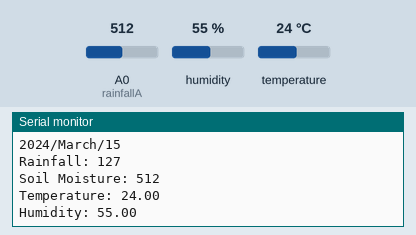
Bench run of a sketch on a simulated ESP8266 (NodeMCU). On the bench: the last lines printed to the serial monitor. The inputs (shaded band) are chosen by the test bench; at power-on: humidity 55 %, A0 (rainfallA) = 512, temperature 24 °C. WiFi joins after 1.5 s; servers stay silent unless stated; the local clock reads 2024-03-15 10:24:30 at power-on unless the sketch sets it.

Above: at 2.7 s.
2.8 s: humidity set to 22 %
5.9 s: A0 (rainfallA) set to 716
At 7.47 s:
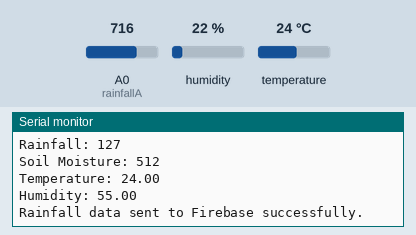
9.0 s: temperature set to 12 °C
At 9.8 s:
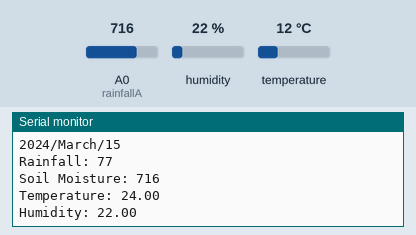
12.1 s: A0 (rainfallA) set to 900
At 13.27 s:
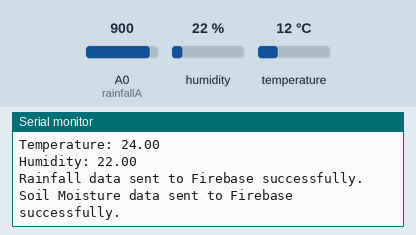
15.2 s: humidity set to 40 %
At 19.07 s:
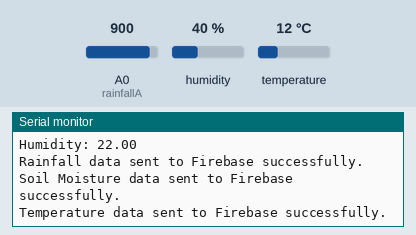
Timing chart, 0 to 19.3 s (numbered marks = the images above; inputs shaded):
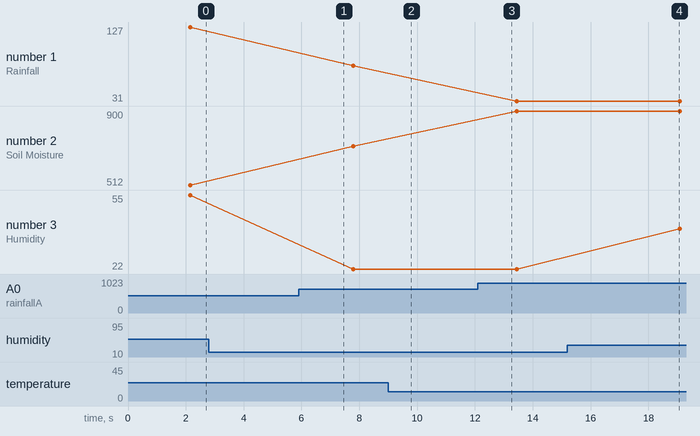

The sketch:

sensor_unit.ino
```cpp
#include <ESP8266Firebase.h> // Firebase Connection
#include <ESP8266WiFi.h>  // Wifi Connectivity
#include <AHTxx.h> // Temperature/ Humidity Sensor AHTB21
#include <Wire.h> // For IC Communication in AHTB21B
#include "time.h" // Date/ Time Library

// Network Configuration
#define FIREBASE_HOST "FIREBASE_PROJECT_URL" // https://XXXXXXX.com
#define FIREBASE_AUTH "FIREBASE API KEY"
#define WIFI_SSID "WIFI SSID"
#define WIFI_PASSWORD "WIFI PASSWORD"

// Rainfall
#define rainfallA A0

// Soil Moisture
#define soilMoistureD 0 //D3 corresponds to GPIO0

// Temperature and Humidity (ASAIR AHTB21)
// PINS: SCL - D1, SDA - D2, GND - GND, VCC - 3V
AHTxx aht10(AHTXX_ADDRESS_X38, AHT1x_SENSOR); //sensor address, sensor type

// Firebase Initialization
Firebase firebase(FIREBASE_HOST);

// NTP Client to get time
const char* ntpServer = "pool.ntp.org";
const long  gmtOffset_sec = 19800; //;  1704047400
const int daylightOffset_sec = 0;
bool isTimeDataRecieved = false;

// Variables to Store Date and Time
char year[6];
char month[12];
char day[3];

void setup() {
  // Serial Communication Initialization
  Serial.begin(115200);

  // AHTB21 Humidity and Temperature Sensor Initialization
  #if defined(ESP8266)
  WiFi.persistent(false);  //disable saving wifi config into SDK flash area
  WiFi.forceSleepBegin();  //disable AP & station by calling "WiFi.mode(WIFI_OFF)" & put modem to sleep
  #endif

  while (aht10.begin() != true)
  {
    Serial.println(F("AHT1x not connected or fail to load calibration coefficient")); //(F()) save string to flash & keeps dynamic memory free
    delay(5000);
  }

  // WiFi Initialization
  WiFi.begin(WIFI_SSID, WIFI_PASSWORD);

  while (WiFi.status() != WL_CONNECTED) {
    delay(500);
    Serial.print(".");
  }
  Serial.println("\nConnected to WiFi");

  // Initialize Time Library
  configTime(gmtOffset_sec, daylightOffset_sec, ntpServer);
}

int getRainfall(){
  float rainfallSensorReading = analogRead(rainfallA);
  int outputRainfallValue = map(rainfallSensorReading, 0, 1023, 255, 0); // map the 10-bit data to 8-bit data
  return outputRainfallValue;
}

int getSoilMoisture(){
  int soilSensorReading = analogRead(soilMoistureD);
  return soilSensorReading;
}

float getTemperature(){
  float temperatureSensorReading = aht10.readTemperature();
  return temperatureSensorReading;
}

float getHumidity(){
  float humiditySensorReading = aht10.readHumidity();
  return humiditySensorReading;
}

void getLocalTime() {
  struct tm timeinfo;

  if (!getLocalTime(&timeinfo)) {
    Serial.println("Failed to obtain time");
    return;
  }

  isTimeDataRecieved = true;

  // Format and print the time
  strftime(year, sizeof(year), "%Y", &timeinfo);
  strftime(month, sizeof(month), "%B", &timeinfo);
  strftime(day, sizeof(day), "%d", &timeinfo);
}

void loop() {

  // Get current time
  getLocalTime();

  // Get Sensor Readings
  int rainfall = getRainfall();
  int soilMoisture = getSoilMoisture();
  float temperature = getTemperature();
  float humidity = getHumidity();

  if(isTimeDataRecieved){
    // Store Rainfall Data in Firebase
    String rainfallPath = "SensorData/Rainfall/" + String(year) + "/" + String(month) + "/" + String(day);

    if (firebase.setInt(rainfallPath, rainfall)) {
      Serial.println("Rainfall data sent to Firebase successfully.");
    } else {
      Serial.print("Failed to send rainfall data to Firebase: ");
    }

    // Store Soil Moisture Data in Firebase
    String soilMoisturePath = "SensorData/SoilMoisture/" + String(year) + "/" + String(month) + "/" + String(day);

    if (firebase.setInt(soilMoisturePath, soilMoisture)) {
      Serial.println("Soil Moisture data sent to Firebase successfully.");
    } else {
      Serial.print("Failed to send Soil Moisture data to Firebase: ");
    }

    // Store Temperature Data in Firebase
    String temperaturePath = "SensorData/Temperature/" + String(year) + "/" + String(month) + "/" + String(day);

    if (firebase.setInt(temperaturePath, temperature)) {
      Serial.println("Temperature data sent to Firebase successfully.");
    } else {
      Serial.print("Failed to send Temperature data to Firebase: ");
    }

    // Store Humidity Data in Firebase
    String humidityPath = "SensorData/Humidity/" + String(year) + "/" + String(month) + "/" + String(day);

    if (firebase.setInt(humidityPath, humidity)) {
      Serial.println("Humidity data sent to Firebase successfully.");
    } else {
      Serial.print("Failed to send Humidity data to Firebase: ");
    }

    Serial.println(String(year) + "/" + String(month) + "/" + String(day));

    Serial.print("Rainfall: ");
    Serial.print(rainfall);
    Serial.println();

    Serial.print("Soil Moisture: ");
    Serial.print(soilMoisture);
    Serial.println();

    Serial.print("Temperature: ");
    Serial.print(temperature);
    Serial.println();

    Serial.print("Humidity: ");
    Serial.print(humidity);
    Serial.println();

    delay(5000); // Send data every 5 seconds
  }
}
```

Measured:
- plotted number 1: 127 → 77 after the input at 5.9 s, 77 → 31 after the input at 12.1 s
- plotted number 2: 512 → 716 after the input at 5.9 s, 716 → 900 after the input at 12.1 s
- plotted number 3: 22 → 40 after the input at 15.2 s
